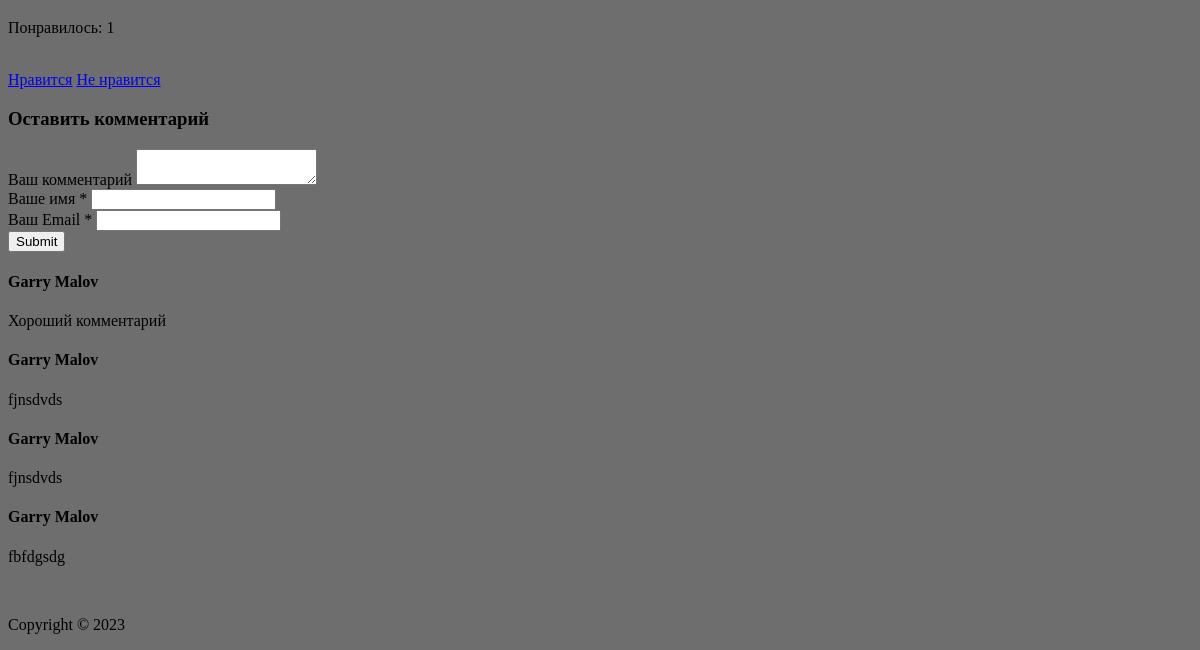
The app's page /1/ (lower part), older data.
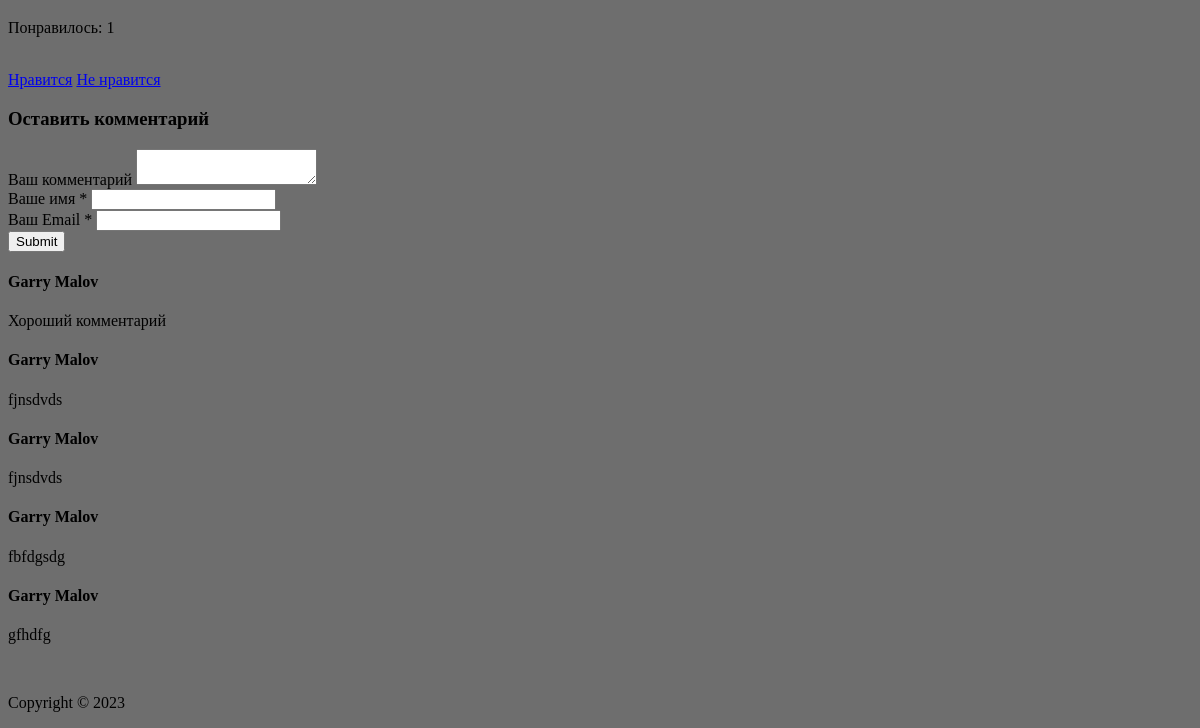
The same page, newer data.
### news/models.py (models this page shows, shortened)
class Comments(models.Model):
    email = models.EmailField()
    name = models.CharField('Имя', max_length=50)
    text_comments = models.TextField('Текст комментария', max_length=2000)
    post = models.ForeignKey(Post, verbose_name='Публикация', on_delete=models.CASCADE)
    class Meta:
        verbose_name = 'Комментарий'
        verbose_name_plural = 'Комментарии'

### news/views.py (the view)
# urls.py: path('<int:pk>/', views.PostDetail.as_view()),
class PostDetail(View):
    def get(self, request, pk):
        post = Post.objects.get(id=pk)
        return render(request, 'blog/blog_detail.html', {'post': post})

### templates/blog/blog_detail.html (shortened to what this page needs)
{% load static %}
<!DOCTYPE>
<html >
<head>
	<link rel="stylesheet" href="{% static 'css/style.css' %}" type="text/css" media="all" />
</head>
<body>
    <div class="shell">
        <div class="border">
            <div class="main">
                <div class="likes">
                    <br>
                    <p>Понравилось: {{ post.likes_set.all.count }}</p>
                    <br>
                    <a href="{% url 'add_likes' post.id %}">Нравится</a>
                    <a href="{% url 'del_likes' post.id %}">Не нравится</a>
                </div>
                <div class="form-comment">
                    <h3>Оставить комментарий</h3>
                    <div>
                        <form action="{% url 'add_comments' post.id %}" method="post">
                            <div>
                                <label>Ваш комментарий</label>
                                <textarea name="text_comments"></textarea>
                            </div>
                            <div>
                                <label>Ваше имя *</label>
                                <input type="text" name="name">
                            </div>
                            <div>
                                <label>Ваш Email *</label>
                                <input type="email" name="email">
                            </div>
                            <div><input type="submit"></div>
                        </form>
                    </div>
                </div>
                <div>
                    {% for comment in post.comments_set.all %}
                    <div class="view-comment">
                        <h4>{{ comment.name }}</h4>
                        <p>
                            {{ comment.text_comments }}
                        </p>
                    </div>
                    {% endfor %}
                </div>
                <div class="cl">&nbsp;</div>
            </div>
        </div>
        <div class="footer" >
            <p class="copy right">Copyright &copy;  2023 </p>
        </div>
    </div>
</body>
</html>

Row changes from the older to the newer data that the page shows:
added Comments: name "Garry Malov", text_comments "gfhdfg"
